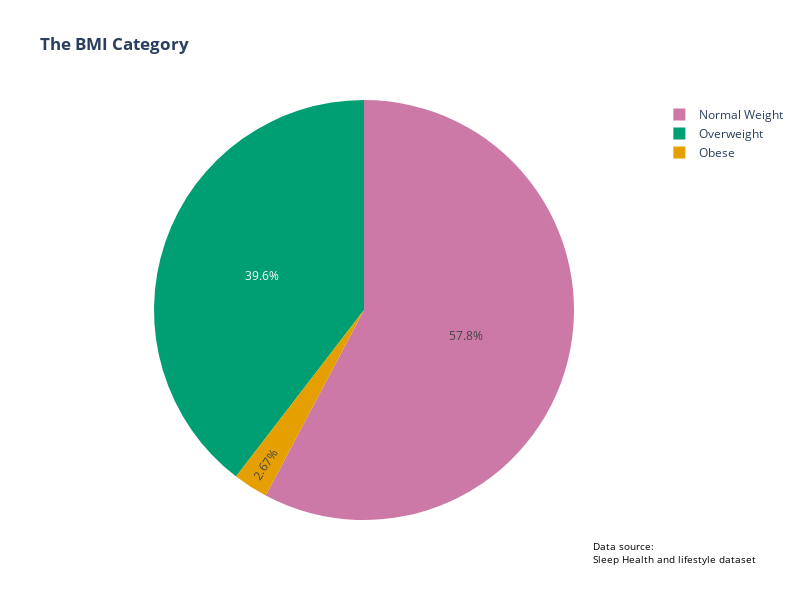

Here is the notebook cell this chart was saved with:
### Code cell
fig=px.pie(BMI_Category_conteggio,
           values='count',
           names='BMI Category',
           color='BMI Category',
           title="<b>The BMI Category</b>",
           color_discrete_map={'Normal Weight': '#CC79A7', 'Overweight': '#009E73', 'Obese':'#E69F00'},
           )

fig.update_layout(
    showlegend = True,
    width=800, 
    height=600  
)

fig.add_annotation(
    x=0.9,  
    y=-0.04,  
    text="Data source:<br>Sleep Health and lifestyle dataset", 
    showarrow=False,  
    font=dict(size=10, color="black"),  
    align="left",  
    xanchor="left",  
    yanchor="top",  
    xref="paper", 
    yref="paper",  
)

fig.show()

### Figure 1 — Plotly figure (JSON) as saved in the notebook; plotly's stock layout.template omitted (floating-point values rounded to 4 significant figures)
{"data": [{"customdata": [["Normal Weight"], ["Overweight"], ["Obese"]], "domain": {"x": [0, 1], "y": [0, 1]}, "hovertemplate": "BMI Category=%{customdata[0]}<br>count=%{value}<extra></extra>", "labels": ["Normal Weight", "Overweight", "Obese"], "legendgroup": "", "marker": {"colors": ["#CC79A7", "#009E73", "#E69F00"]}, "name": "", "showlegend": true, "type": "pie", "values": [216, 148, 10]}], "layout": {"annotations": [{"align": "left", "font": {"color": "black", "size": 10}, "showarrow": false, "text": "Data source:<br>Sleep Health and lifestyle dataset", "x": 0.9, "xanchor": "left", "xref": "paper", "y": -0.04, "yanchor": "top", "yref": "paper"}], "height": 600, "legend": {"tracegroupgap": 0}, "showlegend": true, "title": {"text": "<b>The BMI Category</b>"}, "width": 800}}
